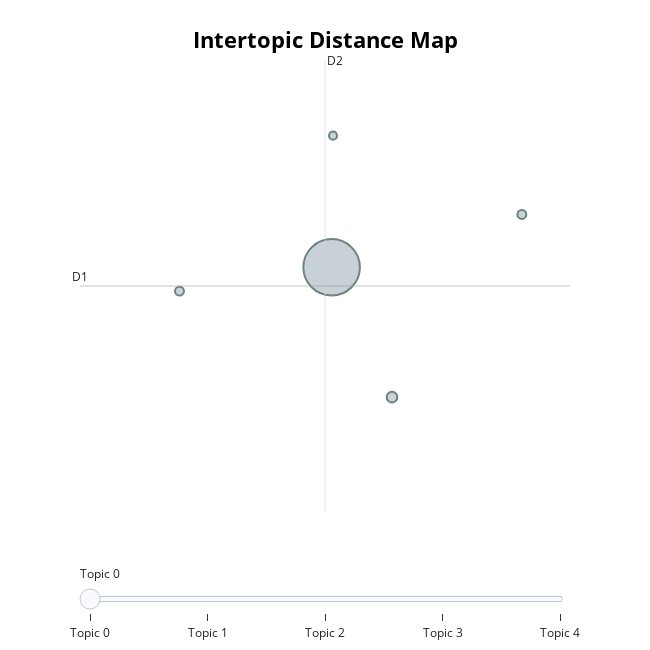
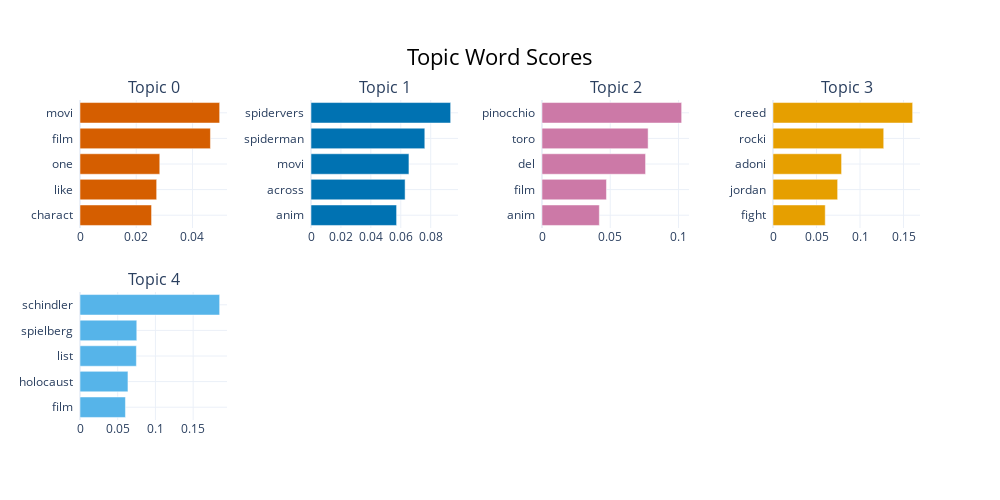
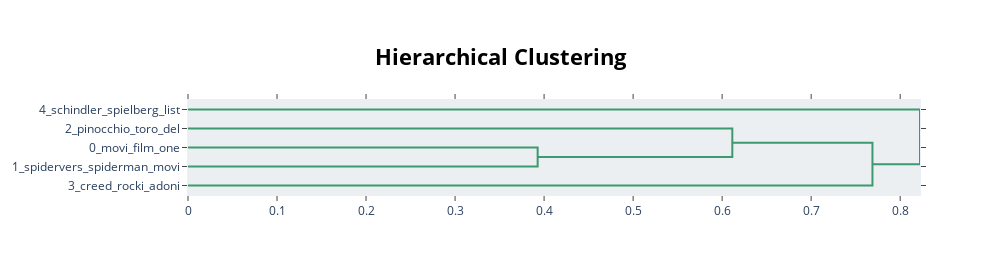

Notebook code for these charts, in order:
### Code cell
from plotly.offline import init_notebook_mode
init_notebook_mode(connected=True)

import pandas as pd
from bertopic import BERTopic
from gensim.models import CoherenceModel
from gensim.corpora import Dictionary
import matplotlib.pyplot as plt
import os

csv_file = "final_cleaned_reviews.csv"
df = pd.read_csv(csv_file)
df.columns = df.columns.str.strip().str.lower().str.replace(" ", "_")

print("Available columns:", df.columns.tolist())

text_column = "processed_text"
if text_column not in df.columns:
    raise ValueError(f"Column '{text_column}' not found in dataset.")

text_corpus = df[text_column].dropna().apply(str).tolist()
print(f"Loaded {len(text_corpus)} documents from column '{text_column}'.")

print("\n⏳ Training BERTopic model...")
topic_model = BERTopic(verbose=True)
topics, probs = topic_model.fit_transform(text_corpus)
initial_topic_count = len(topic_model.get_topics()) - 1
print(f"Initial number of topics: {initial_topic_count}")

def extract_topic_terms(model):
    all_topics = []
    for topic_idx in range(len(model.get_topics())):
        topic_words = model.get_topic(topic_idx)
        if topic_words:
            all_topics.append([term for term, _ in topic_words])
    return all_topics

tokens_list = [doc.split() for doc in text_corpus]
dictionary = Dictionary(tokens_list)
bow_corpus = [dictionary.doc2bow(tokens) for tokens in tokens_list]

def evaluate_coherence(base_model, dictionary, tokens, texts, k_values):
    scores = []
    for k in k_values:
        reduced_model = base_model.reduce_topics(texts, nr_topics=k)
        topic_words = extract_topic_terms(reduced_model)
        coherence = CoherenceModel(topics=topic_words, texts=tokens, dictionary=dictionary, coherence='c_v')
        score = coherence.get_coherence()
        print(f"Coherence for K={k}: {score:.4f}")
        scores.append(score)
    return scores

k_range = [5, 10, 15, 20]
coherence_scores = evaluate_coherence(topic_model, dictionary, tokens_list, text_corpus, k_range)

plt.figure(figsize=(8, 4))
plt.plot(k_range, coherence_scores, marker="o")
plt.title("Coherence Score vs. Number of Topics")
plt.xlabel("Number of Topics (K)")
plt.ylabel("Coherence (c_v)")
plt.grid(True)
plt.tight_layout()
plt.show()

optimal_k = k_range[coherence_scores.index(max(coherence_scores))]
print(f"\n Optimal number of topics: {optimal_k}")
topic_model = topic_model.reduce_topics(text_corpus, nr_topics=optimal_k)

topic_info = topic_model.get_topic_info()
print("\n Interpreted Topics:")
for _, row in topic_info.iterrows():
    if row["Topic"] != -1:
        print(f"Topic {row['Topic']}: {row['Name']}")

print("\n Generating interactive visualizations...")

topic_plot = topic_model.visualize_topics()
topic_plot.show()
topic_plot.write_html("q2_topics_visualization.html")

bar_chart_plot = topic_model.visualize_barchart()
bar_chart_plot.show()
bar_chart_plot.write_html("q2_barchart_visualization.html")

hierarchy_plot = topic_model.visualize_hierarchy()
hierarchy_plot.show()
hierarchy_plot.write_html("q2_hierarchy_visualization.html")

print("\n Visualizations saved as HTML files.")

### Figure 1 — Plotly figure (JSON) as saved in the notebook; plotly's stock layout.template omitted (floating-point values rounded to 4 significant figures)
{"data": [{"customdata": [[0, "movi | film | one | like | charact", 684], [1, "spidervers | spiderman | movi | across | anim", 24], [2, "pinocchio | toro | del | film | anim", 17], [3, "creed | rocki | adoni | jordan | fight", 17], [4, "schindler | spielberg | list | holocaust | film", 14]], "hovertemplate": "<b>Topic %{customdata[0]}</b><br>%{customdata[1]}<br>Size: %{customdata[2]}", "legendgroup": "", "marker": {"color": "#B0BEC5", "line": {"color": "DarkSlateGrey", "width": 2}, "size": [684, 24, 17, 17, 14], "sizemode": "area", "sizeref": 0.4275, "symbol": "circle"}, "mode": "markers", "name": "", "orientation": "v", "showlegend": false, "type": "scatter", "x": [-2.485, -2.191, -1.56, -3.224, -2.478], "xaxis": "x", "y": [-3.708, -4.465, -3.399, -3.846, -2.94], "yaxis": "y"}], "layout": {"annotations": [{"showarrow": false, "text": "D1", "x": -3.708, "y": -3.817, "yshift": 10}, {"showarrow": false, "text": "D2", "x": -2.517, "xshift": 10, "y": -2.499}], "height": 650, "hoverlabel": {"bgcolor": "white", "font": {"family": "Rockwell", "size": 16}}, "legend": {"itemsizing": "constant", "tracegroupgap": 0}, "margin": {"t": 60}, "shapes": [{"line": {"color": "#CFD8DC", "width": 2}, "type": "line", "x0": -2.517, "x1": -2.517, "y0": -5.134, "y1": -2.499}, {"line": {"color": "#9E9E9E", "width": 2}, "type": "line", "x0": -3.708, "x1": -1.326, "y0": -3.817, "y1": -3.817}], "sliders": [{"active": 0, "pad": {"t": 50}, "steps": [{"args": [{"marker.color": [["red", "#B0BEC5", "#B0BEC5", "#B0BEC5", "#B0BEC5"]]}], "label": "Topic 0", "method": "update"}, {"args": [{"marker.color": [["#B0BEC5", "red", "#B0BEC5", "#B0BEC5", "#B0BEC5"]]}], "label": "Topic 1", "method": "update"}, {"args": [{"marker.color": [["#B0BEC5", "#B0BEC5", "red", "#B0BEC5", "#B0BEC5"]]}], "label": "Topic 2", "method": "update"}, {"args": [{"marker.color": [["#B0BEC5", "#B0BEC5", "#B0BEC5", "red", "#B0BEC5"]]}], "label": "Topic 3", "method": "update"}, {"args": [{"marker.color": [["#B0BEC5", "#B0BEC5", "#B0BEC5", "#B0BEC5", "red"]]}], "label": "Topic 4", "method": "update"}]}], "title": {"font": {"color": "Black", "size": 22}, "text": "<b>Intertopic Distance Map</b>", "x": 0.5, "xanchor": "center", "y": 0.95, "yanchor": "top"}, "width": 650, "xaxis": {"anchor": "y", "domain": [0, 1], "range": [-3.708, -1.326], "title": {"text": ""}, "visible": false}, "yaxis": {"anchor": "x", "domain": [0, 1], "range": [-5.134, -2.499], "title": {"text": ""}, "visible": false}}}

### Figure 2 — Plotly figure (JSON) as saved in the notebook; plotly's stock layout.template omitted (floating-point values rounded to 4 significant figures)
{"data": [{"marker": {"color": "#D55E00"}, "orientation": "h", "type": "bar", "x": [0.02545, 0.02726, 0.02837, 0.04638, 0.04966], "xaxis": "x", "y": ["charact  ", "like  ", "one  ", "film  ", "movi  "], "yaxis": "y"}, {"marker": {"color": "#0072B2"}, "orientation": "h", "type": "bar", "x": [0.05722, 0.0629, 0.06547, 0.07607, 0.09334], "xaxis": "x2", "y": ["anim  ", "across  ", "movi  ", "spiderman  ", "spidervers  "], "yaxis": "y2"}, {"marker": {"color": "#CC79A7"}, "orientation": "h", "type": "bar", "x": [0.04201, 0.04724, 0.07588, 0.07775, 0.1023], "xaxis": "x3", "y": ["anim  ", "film  ", "del  ", "toro  ", "pinocchio  "], "yaxis": "y3"}, {"marker": {"color": "#E69F00"}, "orientation": "h", "type": "bar", "x": [0.06003, 0.07429, 0.07881, 0.1272, 0.1605], "xaxis": "x4", "y": ["fight  ", "jordan  ", "adoni  ", "rocki  ", "creed  "], "yaxis": "y4"}, {"marker": {"color": "#56B4E9"}, "orientation": "h", "type": "bar", "x": [0.06026, 0.06357, 0.07475, 0.07528, 0.1851], "xaxis": "x5", "y": ["film  ", "holocaust  ", "list  ", "spielberg  ", "schindler  "], "yaxis": "y5"}], "layout": {"annotations": [{"font": {"size": 16}, "showarrow": false, "text": "Topic 0", "x": 0.0875, "xanchor": "center", "xref": "paper", "y": 1, "yanchor": "bottom", "yref": "paper"}, {"font": {"size": 16}, "showarrow": false, "text": "Topic 1", "x": 0.3625, "xanchor": "center", "xref": "paper", "y": 1, "yanchor": "bottom", "yref": "paper"}, {"font": {"size": 16}, "showarrow": false, "text": "Topic 2", "x": 0.6375, "xanchor": "center", "xref": "paper", "y": 1, "yanchor": "bottom", "yref": "paper"}, {"font": {"size": 16}, "showarrow": false, "text": "Topic 3", "x": 0.9125, "xanchor": "center", "xref": "paper", "y": 1, "yanchor": "bottom", "yref": "paper"}, {"font": {"size": 16}, "showarrow": false, "text": "Topic 4", "x": 0.0875, "xanchor": "center", "xref": "paper", "y": 0.4, "yanchor": "bottom", "yref": "paper"}], "height": 500, "hoverlabel": {"bgcolor": "white", "font": {"family": "Rockwell", "size": 16}}, "showlegend": false, "title": {"font": {"color": "Black", "size": 22}, "text": "Topic Word Scores", "x": 0.5, "xanchor": "center", "yanchor": "top"}, "width": 1000, "xaxis": {"anchor": "y", "domain": [0, 0.175], "showgrid": true}, "xaxis2": {"anchor": "y2", "domain": [0.275, 0.45], "showgrid": true}, "xaxis3": {"anchor": "y3", "domain": [0.55, 0.725], "showgrid": true}, "xaxis4": {"anchor": "y4", "domain": [0.825, 1], "showgrid": true}, "xaxis5": {"anchor": "y5", "domain": [0, 0.175], "showgrid": true}, "xaxis6": {"anchor": "y6", "domain": [0.275, 0.45], "showgrid": true}, "xaxis7": {"anchor": "y7", "domain": [0.55, 0.725], "showgrid": true}, "xaxis8": {"anchor": "y8", "domain": [0.825, 1], "showgrid": true}, "yaxis": {"anchor": "x", "domain": [0.6, 1], "showgrid": true}, "yaxis2": {"anchor": "x2", "domain": [0.6, 1], "showgrid": true}, "yaxis3": {"anchor": "x3", "domain": [0.6, 1], "showgrid": true}, "yaxis4": {"anchor": "x4", "domain": [0.6, 1], "showgrid": true}, "yaxis5": {"anchor": "x5", "domain": [0, 0.4], "showgrid": true}, "yaxis6": {"anchor": "x6", "domain": [0, 0.4], "showgrid": true}, "yaxis7": {"anchor": "x7", "domain": [0, 0.4], "showgrid": true}, "yaxis8": {"anchor": "x8", "domain": [0, 0.4], "showgrid": true}}}

### Figure 3 — Plotly figure (JSON) as saved in the notebook; plotly's stock layout.template omitted (floating-point values rounded to 4 significant figures)
{"data": [{"hoverinfo": "text", "marker": {"color": "rgb(61,153,112)"}, "mode": "lines", "type": "scatter", "x": [0.0, 0.3928, 0.3928, 0.0], "xaxis": "x", "y": [-25.0, -25.0, -35.0, -35.0], "yaxis": "y"}, {"hoverinfo": "text", "marker": {"color": "rgb(61,153,112)"}, "mode": "lines", "type": "scatter", "x": [0.0, 0.6114, 0.6114, 0.3928], "xaxis": "x", "y": [-15.0, -15.0, -30.0, -30.0], "yaxis": "y"}, {"hoverinfo": "text", "marker": {"color": "rgb(61,153,112)"}, "mode": "lines", "type": "scatter", "x": [0.6114, 0.7689, 0.7689, 0.0], "xaxis": "x", "y": [-22.5, -22.5, -45.0, -45.0], "yaxis": "y"}, {"hoverinfo": "text", "marker": {"color": "rgb(61,153,112)"}, "mode": "lines", "type": "scatter", "x": [0.0, 0.8223, 0.8223, 0.7689], "xaxis": "x", "y": [-5.0, -5.0, -33.75, -33.75], "yaxis": "y"}], "layout": {"autosize": false, "height": 275, "hoverlabel": {"bgcolor": "white", "font": {"family": "Rockwell", "size": 16}}, "hovermode": "closest", "plot_bgcolor": "#ECEFF1", "showlegend": false, "title": {"font": {"color": "Black", "size": 22}, "text": "<b>Hierarchical Clustering</b>", "x": 0.5, "xanchor": "center", "yanchor": "top"}, "width": 1000, "xaxis": {"mirror": "allticks", "rangemode": "tozero", "showgrid": false, "showline": true, "showticklabels": true, "ticks": "outside", "type": "linear", "zeroline": false}, "yaxis": {"mirror": "allticks", "range": [-50, 0], "rangemode": "tozero", "showgrid": false, "showline": true, "showticklabels": true, "tickmode": "array", "ticks": "outside", "ticktext": ["4_schindler_spielberg_list", "2_pinocchio_toro_del", "0_movi_film_one", "1_spidervers_spiderman_movi", "3_creed_rocki_adoni"], "tickvals": [-5, -15, -25, -35, -45], "type": "linear", "zeroline": false}}}
